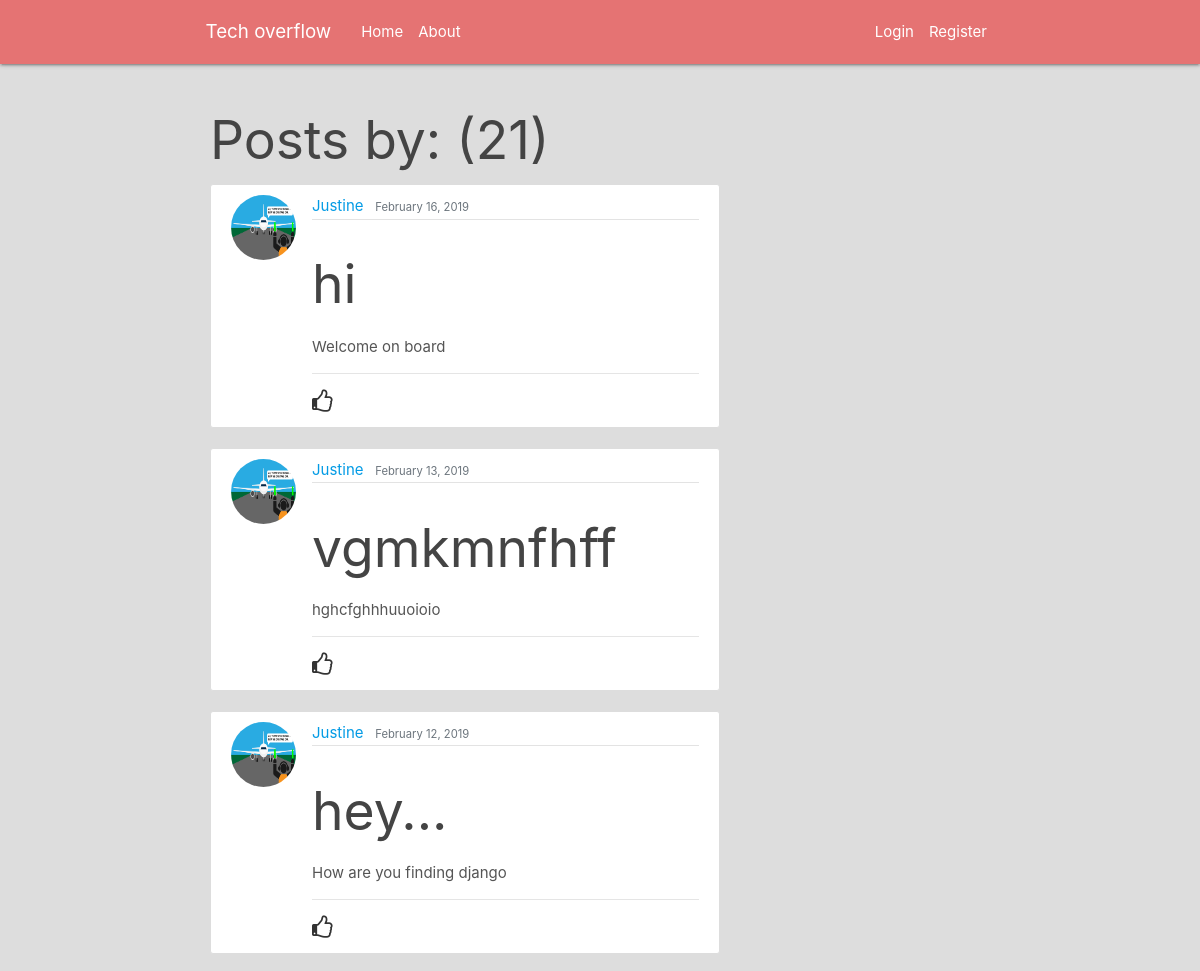
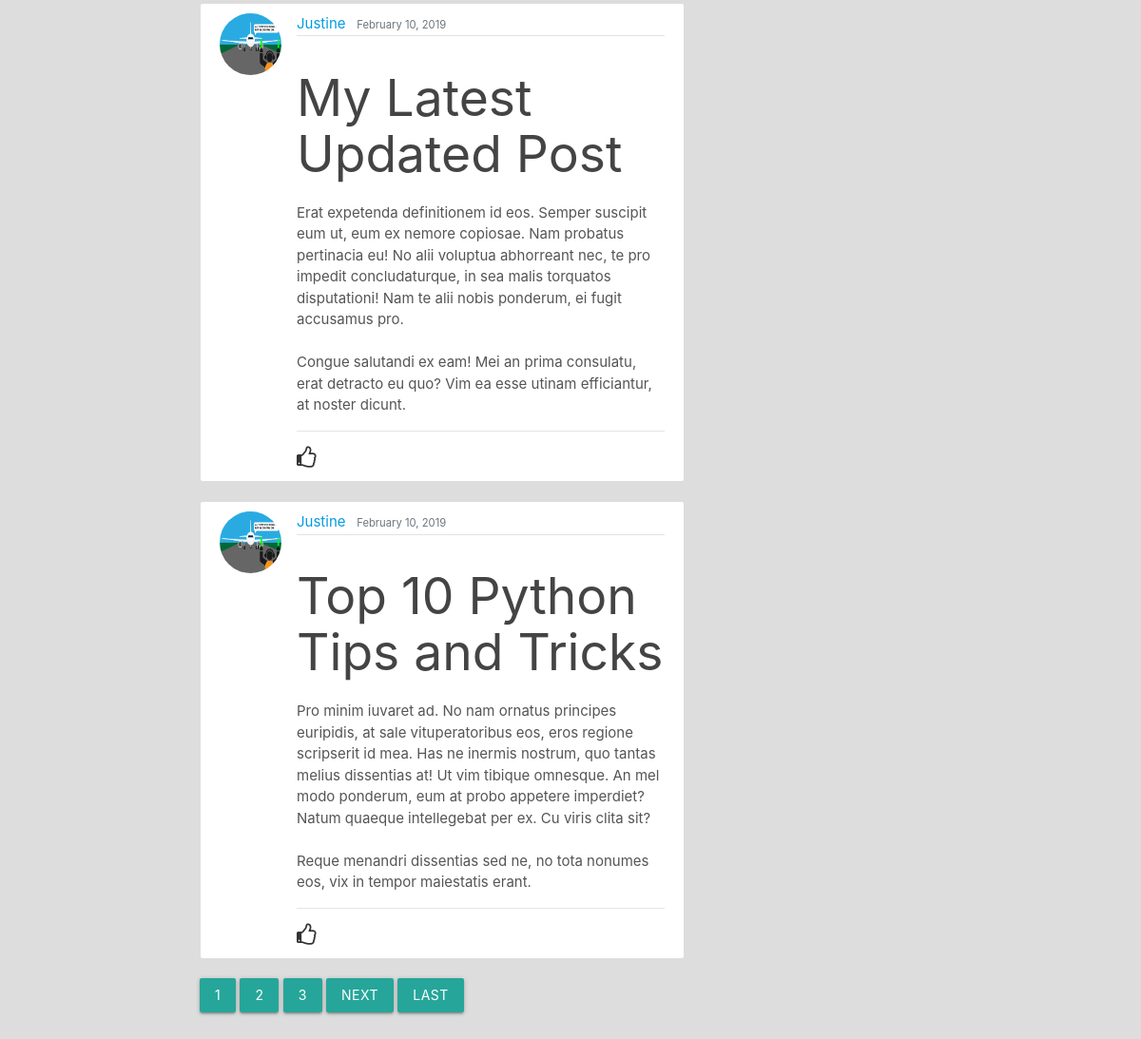
/user/Justine, run on the app's committed database (2 pictures, top to bottom).
### blog/models.py (models this page shows, shortened)
class Post(models.Model):
    title = models.CharField(max_length=100)
    content = models.TextField()
    date_posted = models.DateTimeField(default=timezone.now)
    author = models.ForeignKey(User, on_delete=models.CASCADE)

### users/models.py (models this page shows, shortened)
class Profile(models.Model):
    user =  models.OneToOneField(User, on_delete=models.CASCADE)
    image = models.ImageField(default='default.jpg', upload_to='profile_pictures')

### blog/views.py (the view)
# urls.py: path('user/<str:username>', UserPostListView.as_view(), name='user-posts'),
class UserPostListView(ListView):
    model = Post
    template_name = 'blog/user_posts.html'  # <app>/<model>_<viewtype>.html
    context_object_name = 'posts'
    paginate_by = 5
    def get_queryset(self):
        user = get_object_or_404(User, username = self.kwargs.get('username'))
        return Post.objects.filter(author=user).order_by('-date_posted')

### blog/templates/blog/user_posts.html (shortened to what this page needs)
{% extends "blog/base.html" %}
{% block body %}
<h2 class="mb-3">Posts by: {{views.kwargs.username}} ({{ page_obj.paginator.count }})</h2>
{% for post in posts %}
<article class="media content-section">
    <img class="rounded-circle article-img" src="{{post.author.profile.image.url}}" alt="post author profile picture">
    <div class="media-body">
        <div class="article-metadata">
            <a class="mr-2" href="{% url 'user-posts' post.author.username %}">{{ post.author }}</a>
            <small class="text-muted">{{ post.date_posted | date:"F d, Y"}}</small>
        </div>
        <h2><a class="article-title" href="{% url 'post-detail' post.id %}">{{ post.title }}</a></h2>
        <p class="article-content">{{ post.content }}</p>
        <hr>
        <div>
            <i style="font-size:24px" class="fa like">&#xf087;</i>
        </div>
    </div>
</article>
{% endfor %}
{% if is_paginated %}
    {% for num in page_obj.paginator.page_range %}
        {% if page_obj.number == num %}
            <a href="?page={{num}}" class="btn btn-success mb-4">{{num}}</a>
            {% elif num > page_obj.number|add:'-3' and num < page_obj.number|add:'3'  %}
            <a href="?page={{num}}" class="btn btn-outline-success mb-4">{{num}}</a>
        {% endif %}
    {% endfor %}
    {% if page_obj.has_next %}
        <a href="?page={{page_obj.next_page_number}}" class="btn btn-outline-success mb-4">Next</a>
        <a href="?page={{page_obj.paginator_number}}" class="btn btn-outline-success mb-4">last</a>
    {% endif %}
{% endif %}
{% endblock %}

### blog/templates/blog/base.html (shortened to what this page needs)
{% load static %}
<!DOCTYPE html>
<html lang="en">
<head>
    <link rel="stylesheet" href="https://stackpath.bootstrapcdn.com/bootstrap/4.2.1/css/bootstrap.min.css"
>
    <link rel="stylesheet" href="https://cdnjs.cloudflare.com/ajax/libs/font-awesome/4.7.0/css/font-awesome.min.css">
    <link rel="stylesheet" href="https://cdnjs.cloudflare.com/ajax/libs/materialize/1.0.0/css/materialize.min.css">
    <link rel="stylesheet" href="{% static 'blog/style.css'%}">
</head>
<body>
    <header class="site-header">
        <nav class="navbar navbar-expand-md navbar-dark bg-steel fixed-top">
            <div class="container">
                <a class="navbar-brand mr-4" href="{% url 'blog-home' %}">Tech overflow</a>
                <div class="collapse navbar-collapse" id="navbarToggle">
                    <div class="navbar-nav mr-auto">
                        <a class="nav-item nav-link" href="{% url 'blog-home' %}">Home</a>
                        <a class="nav-item nav-link" href="{% url 'blog-about' %}">About</a>
                    </div>
                    <div class="navbar-nav">
                        {% if user.is_authenticated %}
                        <a class="nav-item nav-link" href="{% url 'post-create' %}">create post</a>
                        <a class="nav-item nav-link" href="{% url 'profile' %}">User Profile</a>
                        <a class="nav-item nav-link" href="{% url 'logout' %}">Logout</a>
                        {% else %}
                        <a class="nav-item nav-link" href="{% url 'login' %}">Login</a>
                        <a class="nav-item nav-link" href="{% url 'register' %}">Register</a>
                        {% endif %}
                    </div>
                </div>
            </div>
        </nav>
    </header>
    <main role="main" class="container">
        <div class="row">
            <div class="col-md-8">
                {% block body %}{% endblock %}
            </div>
        </div>
    </main>
</body>
</html>

### blog/static/blog/style.css (style rules this page uses)
body { background: #ddd; color: #333333; margin-top: 5rem; }
h1, h2, h3, h4, h5, h6 { color: #444444; }
p { color:#555; }
.bg-steel { background-color: #e57373 ; }
.site-header .navbar-nav .nav-link { color: #fff; }
.content-section { background: #ffffff; padding: 10px 20px; border: 1px solid #dddddd; border-radius: 3px; margin-bottom: 20px; }
.article-title { color: #444444; }
.article-content { white-space: pre-line; }
.article-img { height: 65px; width: 65px; margin-right: 16px; }
.article-metadata { padding-bottom: 1px; margin-bottom: 4px; border-bottom: 1px solid #e3e3e3 }

### data on the page
Post: author.profile.image (picture), author "Justine", date_posted "February 16, 2019", title "hi", content "Welcome on board"
Post: author.profile.image (picture), author "Justine", date_posted "February 13, 2019", title "vgmkmnfhff", content "hghcfghhhuuoioio"
Post: author.profile.image (picture), author "Justine", date_posted "February 12, 2019", title "hey...", content "How are you finding django"
Post: author.profile.image (picture), author "Justine", date_posted "February 10, 2019", title "My Latest Updated Post", content "Erat expetenda definitionem id eos. Semper suscipit eum ut, eum ex nemore copiosae. Nam probatus pertinacia eu! No alii voluptua abhorreant nec, te pro impedit concludaturque, in sea malis torquatos disputationi! Nam te alii nobis ponderum, ei fugit accusamus pro. Congue salutandi ex eam! Mei an prima consulatu, erat detracto eu quo? Vim ea esse utinam efficiantur, at noster dicunt."
Post: author.profile.image (picture), author "Justine", date_posted "February 10, 2019", title "Top 10 Python Tips and Tricks", content "Pro minim iuvaret ad. No nam ornatus principes euripidis, at sale vituperatoribus eos, eros regione scripserit id mea. Has ne inermis nostrum, quo tantas melius dissentias at! Ut vim tibique omnesque. An mel modo ponderum, eum at probo appetere imperdiet? Natum quaeque intellegebat per ex. Cu viris clita sit? Reque menandri dissentias sed ne, no tota nonumes eos, vix in tempor maiestatis erant."

### other printed values
{{ page_obj.paginator.count }} "21"
{{ num }} "1"
{{ num }} "2" "3"
